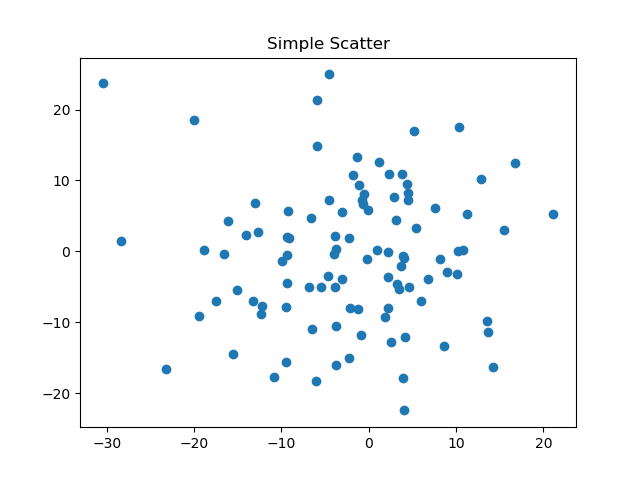

Write Python code to recreate this figure.
from matplotlib import pyplot as plt
import numpy as np
#面向对象绘制散点图
ax = plt.subplot()
#创建一个类似于画布的对象
ax.plot(10*np.random.randn(100),10*np.random.randn(100),'o')
ax.set_title("Simple Scatter")
plt.savefig("pyplot散点图的绘制")
plt.show()